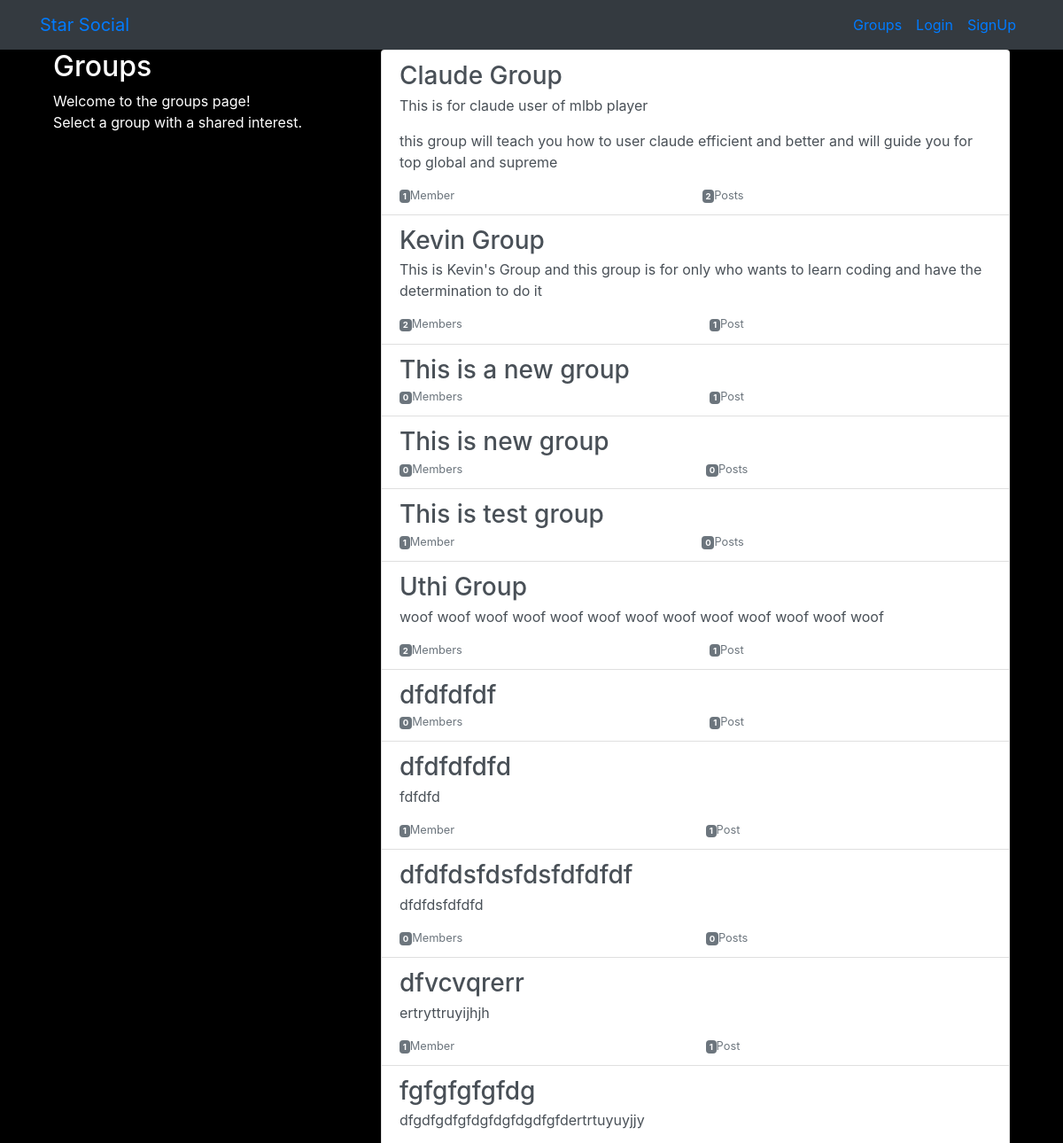
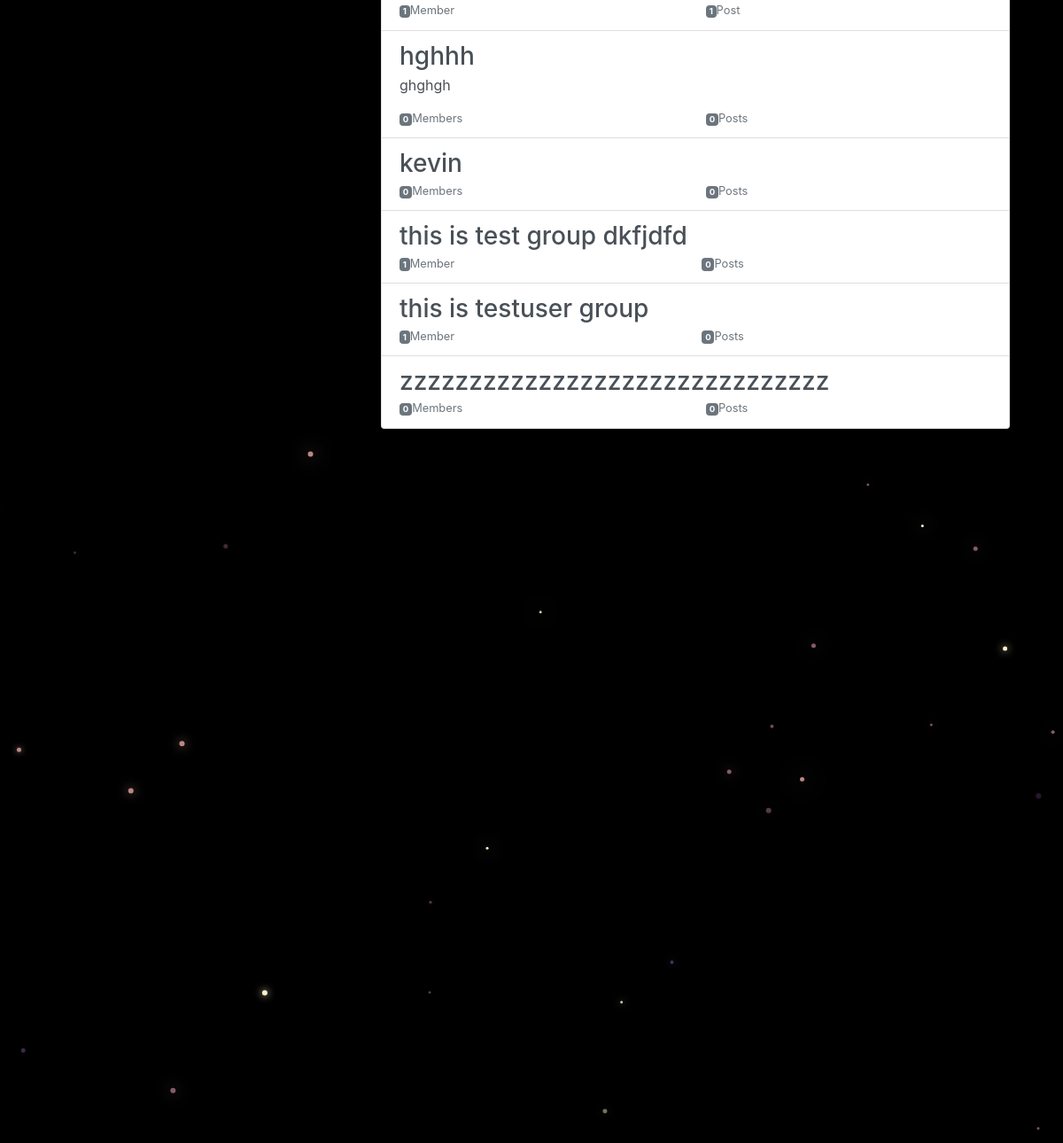
The app's page /groups/ with its own data (2 pictures, top to bottom).
### groups/models.py (models this page shows, shortened)
class Group(models.Model):
	name = models.CharField(max_length=255, unique=True)
	slug = models.SlugField(allow_unicode=True, unique=True)
	description = models.TextField(blank=True, default="")
	description_html = models.TextField(editable=False, blank=True, default="")
	members = models.ManyToManyField(User, through='GroupMember')
	class Meta:
		ordering = ['name']

### groups/views.py (the view)
# urls.py: path('', views.ListGroups.as_view(), name='all'),
class ListGroups(generic.ListView):
	model = Group

### groups/templates/groups/group_list.html (shortened to what this page needs)
{% extends 'groups/group_base.html' %}
	{% block pregroup %}
		<div class="col-md-4">
			<div class="content">
				<h2>Groups</h2>
				<p>Welcome to the groups page! <br>Select a group with a shared interest.</p>
			</div>
		</div>
	{% endblock %}
	{% block group_content %}
		<div class="col-md-8">
			<div class="list-group">
				{% for group in object_list %}
					<a class="list-group-item list-group-item-action flex-column align-items-start" href="{% url 'groups:single' slug=group.slug %}">
						<h3 class="mb-1">{{ group.name }}</h3>
						<p class="mb-1">{{ group.description_html|safe }}</p>
						<div class="d-flex w-40 justify-content-between">
							<small class="text-muted"><span class="badge badge-secondary">{{ group.members.count }}</span>Member{{ group.members.count|pluralize }}</small>
							<small class="text-muted"><span class="badge badge-secondary">{{ group.posts.count }}</span>Post{{ group.posts.count|pluralize }}</small>
						</div>
					</a>
				{% endfor %}
			</div>
		</div>
	{% endblock %}

### records on screen
Group: name "Claude Group", description_html "This is for claude user of mlbb player this group will teach you how to user claude efficient and better and will guide you for top global and supreme", members.count "1", posts.count "2"
Group: name "Kevin Group", description_html "This is Kevin's Group and this group is for only who wants to learn coding and have the determination to do it", members.count "2", posts.count "1"
Group: name "This is a new group", members.count "0", posts.count "1"
Group: name "This is new group", members.count "0", posts.count "0"
Group: name "This is test group", members.count "1", posts.count "0"
Group: name "Uthi Group", description_html "woof woof woof woof woof woof woof woof woof woof woof woof woof", members.count "2", posts.count "1"
Group: name "dfdfdfdf", members.count "0", posts.count "1"
Group: name "dfdfdfdfd", description_html "fdfdfd", members.count "1", posts.count "1"
Group: name "dfdfdsfdsfdsfdfdfdf", description_html "dfdfdsfdfdfd", members.count "0", posts.count "0"
Group: name "dfvcvqrerr", description_html "ertryttruyijhjh", members.count "1", posts.count "1"
Group: name "fgfgfgfgfdg", description_html "dfgdfgdfgfdgfdgfdgdfgfdertrtuyuyjjy", members.count "1", posts.count "1"
Group: name "hghhh", description_html "ghghgh", members.count "0", posts.count "0"
Group: name "kevin", members.count "0", posts.count "0"
Group: name "this is test group dkfjdfd", members.count "1", posts.count "0"
Group: name "this is testuser group", members.count "1", posts.count "0"
Group: name "zzzzzzzzzzzzzzzzzzzzzzzzzzzzzzz", members.count "0", posts.count "0"
